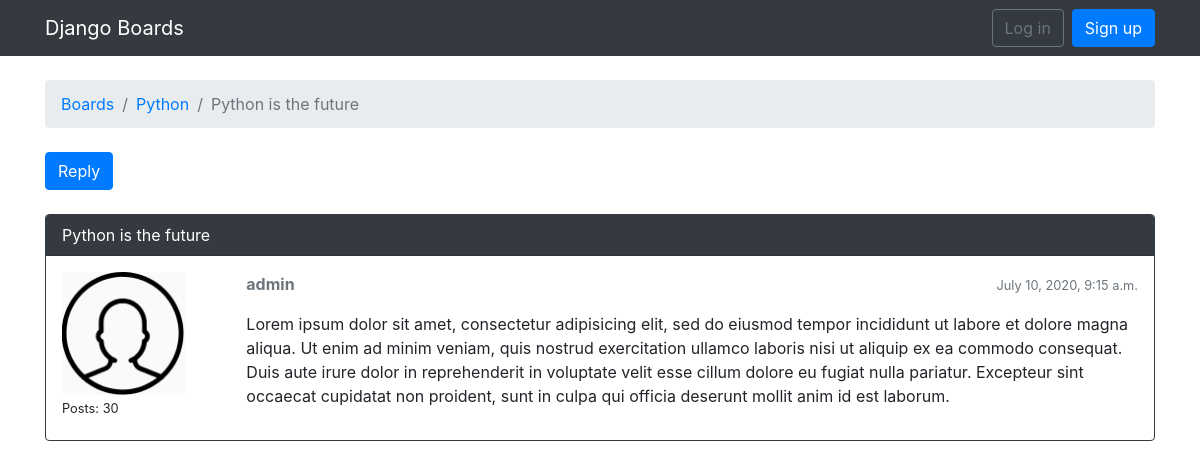
Before: /boards/2/topics/12/ with the older database file.
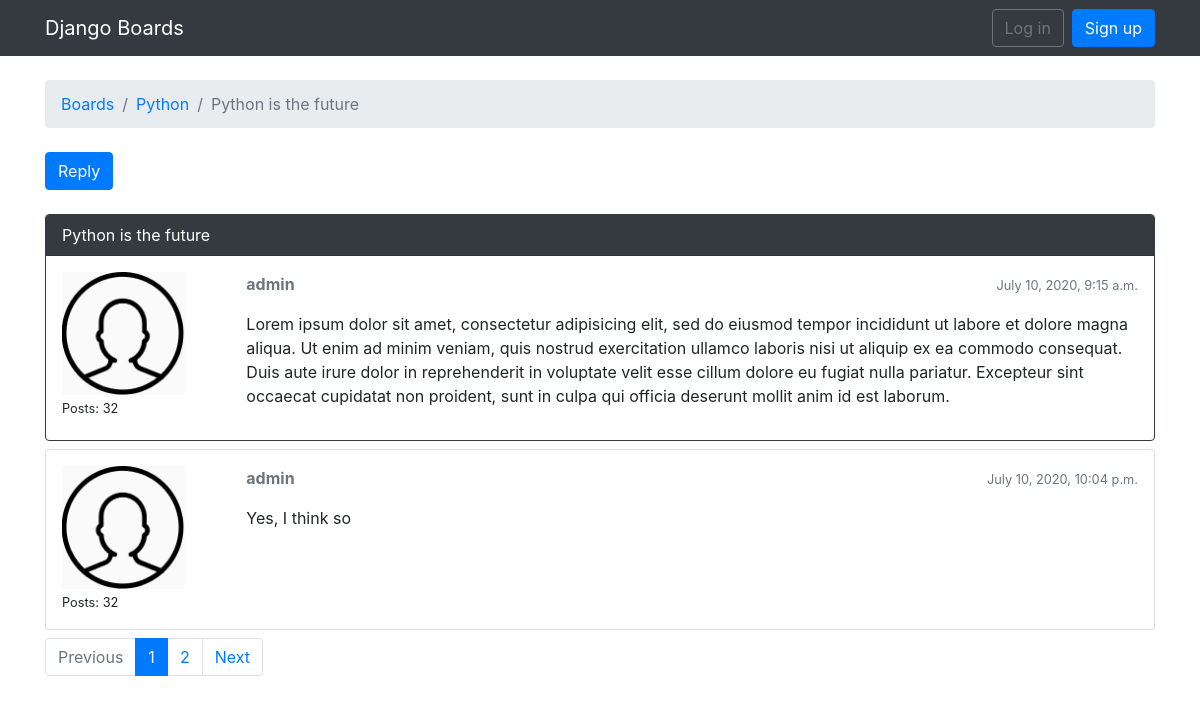
After: the same page with the newer database file.
### boards/models.py (models this page shows, shortened)
class Topic(models.Model):
    subject 	 = models.CharField(max_length=255)
    last_updated = models.DateTimeField(auto_now_add=True)
    board 		 = models.ForeignKey(Board, related_name='topics', on_delete=models.CASCADE)
    starter 	 = models.ForeignKey(User, related_name='topics', on_delete=models.CASCADE)
    views        = models.PositiveIntegerField(default=0)  # <- here

class Board(models.Model):
    name = models.CharField(max_length=30, unique=True)
    description = models.CharField(max_length=100)

class Post(models.Model):
    message    = models.TextField(max_length=4000)
    topic 	   = models.ForeignKey(Topic, related_name='posts', on_delete=models.CASCADE)
    created_at = models.DateTimeField(auto_now_add=True)
    updated_at = models.DateTimeField(null=True)
    created_by = models.ForeignKey(User, related_name='posts', on_delete=models.CASCADE)
    updated_by = models.ForeignKey(User, null=True, related_name='+', on_delete=models.CASCADE)
    def get_message_as_markdown(self):
        return mark_safe(markdown(self.message, safe_mode='escape'))

### boards/views.py (the view)
# urls.py: url(r'^boards/(?P<pk>\d+)/topics/(?P<topic_pk>\d+)/$', views.PostListView.as_view(), name='topic_posts'),
class PostListView(ListView):
    model = Post
    context_object_name = 'posts'
    template_name = 'topic_posts.html'
    paginate_by = 2
    def get_context_data(self, **kwargs):
        self.topic.views += 1
        self.topic.save()
        kwargs['topic'] = self.topic
        return super().get_context_data(**kwargs)
    def get_queryset(self):
        self.topic = get_object_or_404(Topic, board__pk=self.kwargs.get('pk'), pk=self.kwargs.get('topic_pk'))
        queryset = self.topic.posts.order_by('created_at')
        return queryset

### templates/topic_posts.html (shortened to what this page needs)
{% extends 'base.html' %}
{% load static %}
{% block breadcrumb %}
  <li class="breadcrumb-item"><a href="{% url 'home' %}">Boards</a></li>
  <li class="breadcrumb-item"><a href="{% url 'board_topics' topic.board.pk %}">{{ topic.board.name }}</a></li>
  <li class="breadcrumb-item active">{{ topic.subject }}</li>
{% endblock %}
{% block content %}
  <div class="mb-4">
    <a href="{% url 'reply_topic' topic.board.pk topic.pk %}" class="btn btn-primary" role="button">Reply</a>
  </div>
  {% for post in posts %}
    <div class="card mb-2 {% if forloop.first %}border-dark{% endif %}">
      {% if forloop.first %}
        <div class="card-header text-white bg-dark py-2 px-3">{{ topic.subject }}</div>
      {% endif %}
      <div class="card-body p-3">
        <div class="row">
          <div class="col-2">
            <img style="max-width: 80%; height: auto;"  src="{% static 'img/avatar.png' %}" alt="{{ post.created_by.username }}" class="w-100">
            <small>Posts: {{ post.created_by.posts.count }}</small>
          </div>
          <div class="col-10">
            <div class="row mb-3">
              <div class="col-6">
                <strong class="text-muted">{{ post.created_by.username }}</strong>
              </div>
              <div class="col-6 text-right">
                <small class="text-muted">{{ post.created_at }}</small>
              </div>
            </div>
            {{ post.get_message_as_markdown }}
          </div>
        </div>
      </div>
    </div>
  {% endfor %}
  {% include 'includes/pagination.html' %}
{% endblock %}

### templates/base.html (shortened to what this page needs)
{% load static %}<!DOCTYPE html>
<html>
  <head>
    <link rel="stylesheet" href="{% static 'css/bootstrap.min.css' %}">
    <link rel="stylesheet" href="{% static 'css/app.css' %}">
  </head>
  <body>
    {% block body %}
      <nav class="navbar navbar-expand-sm navbar-dark bg-dark">
        <div class="container">
          <a class="navbar-brand" href="{% url 'home' %}">Django Boards</a>
          <div class="collapse navbar-collapse" id="mainMenu">
            {% if user.is_authenticated %}
              <ul class="navbar-nav ml-auto">
                <li class="nav-item dropdown">
                  <a class="nav-link dropdown-toggle" href="#" id="userMenu" data-toggle="dropdown" aria-haspopup="true" aria-expanded="false">
                    {{ user.username }}
                  </a>
                  <div class="dropdown-menu dropdown-menu-right" aria-labelledby="userMenu">
                    <a class="dropdown-item" href="#">My account</a>
                    <a class="dropdown-item" href="#">Change password</a>
                    <div class="dropdown-divider"></div>
                    <a class="dropdown-item" href="{% url 'logout' %}">Log out</a>
                  </div>
                </li>
              </ul>
            {% else %}
              <form class="form-inline ml-auto">
                <a href="{% url 'login' %}" class="btn btn-outline-secondary">Log in</a>
                <a href="{% url 'signup' %}" class="btn btn-primary ml-2">Sign up</a>
              </form>
            {% endif %}
          </div>
        </div>
      </nav>
      <div class="container">
        <ol class="breadcrumb my-4">
          {% block breadcrumb %}
          {% endblock %}
        </ol>
        {% block content %}
        {% endblock %}
      </div>
    {% endblock body %}
  </body>
</html>

### templates/includes/pagination.html (shortened to what this page needs)
{% if is_paginated %}
  <nav aria-label="Topics pagination" class="mb-4">
    <ul class="pagination">
      {% if page_obj.has_previous %}
        <li class="page-item">
          <a class="page-link" href="?page={{ page_obj.previous_page_number }}">Previous</a>
        </li>
      {% else %}
        <li class="page-item disabled">
          <span class="page-link">Previous</span>
        </li>
      {% endif %}
      {% for page_num in paginator.page_range %}
        {% if page_obj.number == page_num %}
          <li class="page-item active">
            <span class="page-link">
              {{ page_num }}
            </span>
          </li>
        {% else %}
          <li class="page-item">
            <a class="page-link" href="?page={{ page_num }}">{{ page_num }}</a>
          </li>
        {% endif %}
      {% endfor %}
      {% if page_obj.has_next %}
        <li class="page-item">
          <a class="page-link" href="?page={{ page_obj.next_page_number }}">Next</a>
        </li>
      {% else %}
        <li class="page-item disabled">
          <span class="page-link">Next</span>
        </li>
      {% endif %}
    </ul>
  </nav>
{% endif %}

Changed rows visible on the page:
computed for Post "July 10, 2020, 9:15 a.m.": created_by.posts.count "30" → "32"
added Post: created_by.posts.count "32", created_by.username "admin", created_at "July 10, 2020, 10:04 p.m.", get_message_as_markdown "Yes, I think so"
Other visible differences:
text now shown: "Previous Next"
new list line: "1"
new list line: "2"
